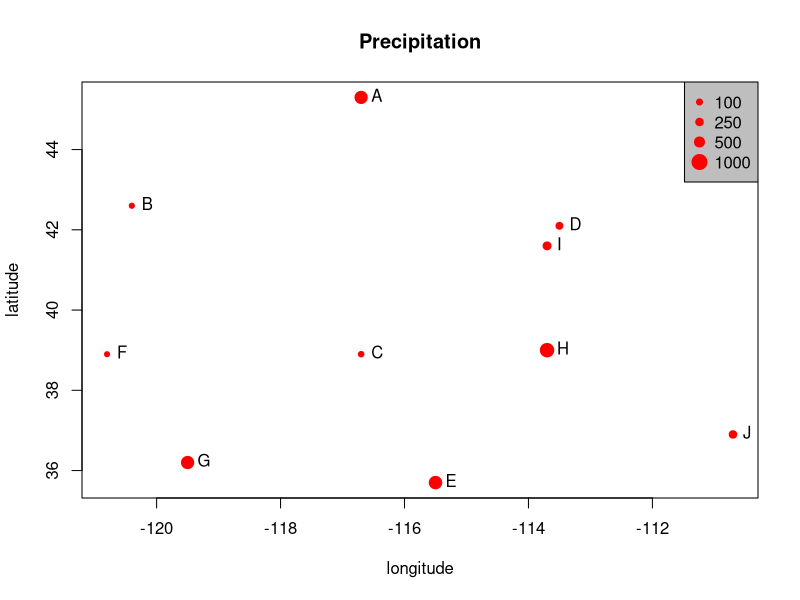
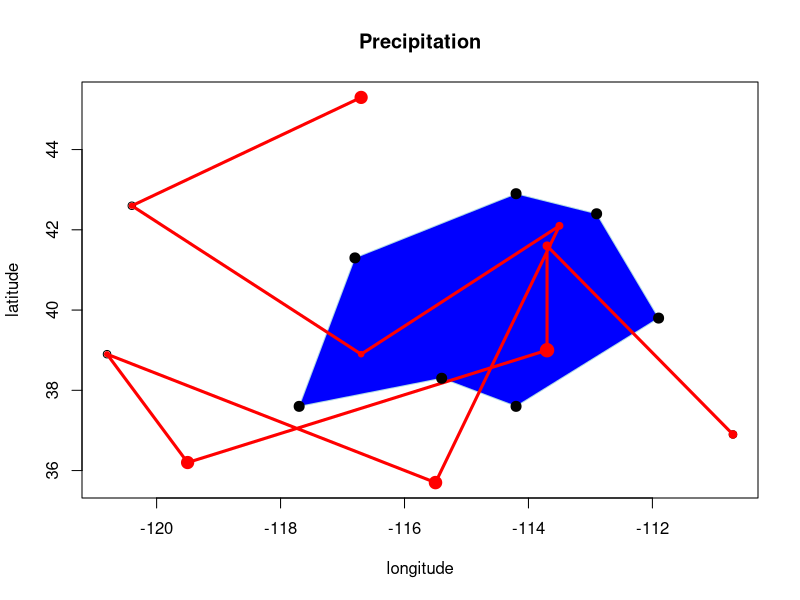

These figures' R source, in order:
## ---- chunk 1
name <- LETTERS[1:10]
longitude <- c(-116.7, -120.4, -116.7, -113.5, -115.5,
               -120.8, -119.5, -113.7, -113.7, -110.7)
latitude <- c(45.3, 42.6, 38.9, 42.1, 35.7, 38.9, 
              36.2, 39, 41.6, 36.9)
stations <- cbind(longitude, latitude)
# Simulated rainfall data
set.seed(0)
precip <- round((runif(length(latitude))*10)^3)
## ---- chunk 2
psize <- 1 + precip/500
plot(stations, cex=psize, pch=20, col='red', main='Precipitation')

# add names to plot
text(stations, name, pos=4)

# add a legend
breaks <- c(100, 250, 500, 1000)
legend.psize <- 1+breaks/500
legend("topright", legend=breaks, pch=20, pt.cex=legend.psize, col='red', bg='gray')
## ---- chunk 3
lon <- c(-116.8, -114.2, -112.9, -111.9, -114.2, -115.4, -117.7)
lat <- c(41.3, 42.9, 42.4, 39.8, 37.6, 38.3, 37.6) 
x <- cbind(lon, lat)

plot(stations, main='Precipitation')

polygon(x, col='blue', border='light blue')
lines(stations, lwd=3, col='red')
points(x, cex=2, pch=20)
points(stations, cex=psize, pch=20, col='red', main='Precipitation')
## ---- chunk 4
wst <- data.frame(longitude, latitude, name, precip)
wst
